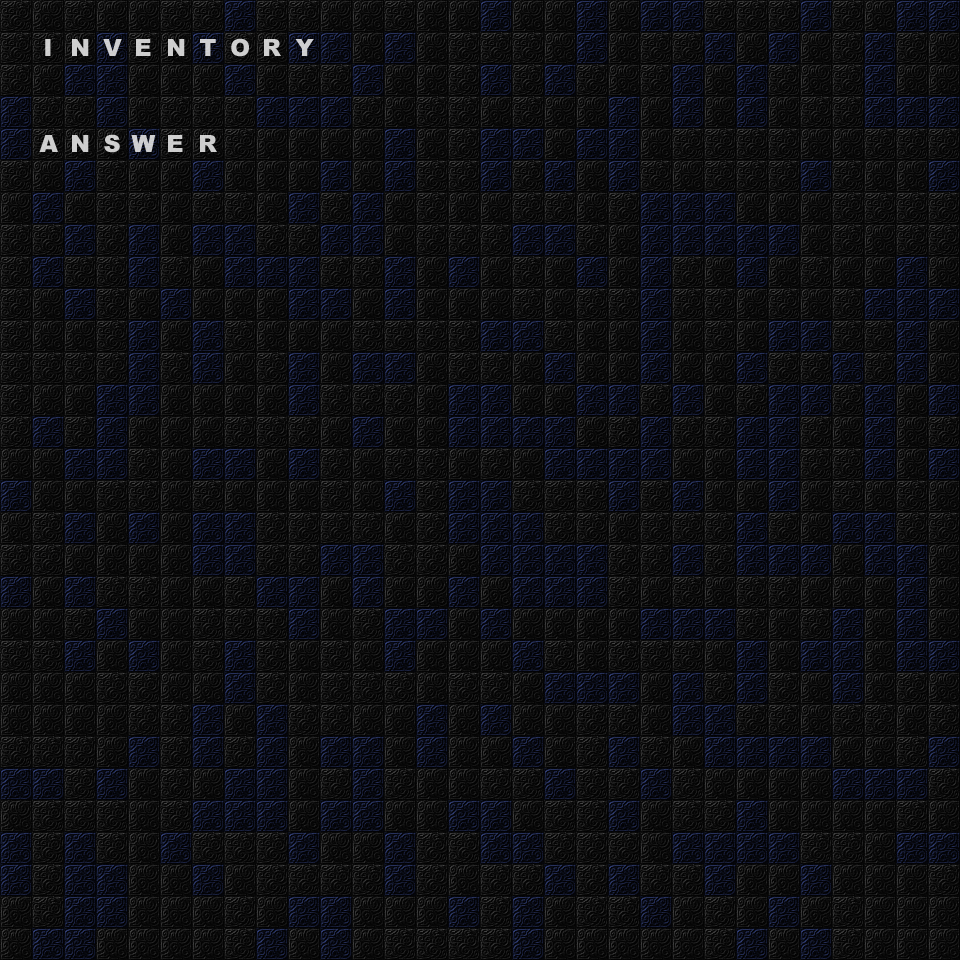

A level layout from a 2D game, rendered from its tile map. Below: a short description, then the map file with its tile-grid data intact:
An orthogonal 30x30 tile map with 32x32 px tiles, 1 tile layer (Map).

<map version="1.2" tiledversion="1.2.4" orientation="orthogonal" renderorder="right-down" width="30" height="30" tilewidth="32" tileheight="32" infinite="0" nextlayerid="2" nextobjectid="1">
 <tileset firstgid="1" source="tiles.tsx" />
 <layer id="1" name="Map" width="30" height="30">
  <data encoding="csv">
71,72,71,72,72,71,71,73,71,71,72,72,71,72,72,73,72,72,73,72,73,73,71,71,71,73,71,72,73,73,
71,81,82,83,84,82,85,86,87,88,73,72,73,72,71,71,71,72,73,72,71,71,73,72,73,72,71,73,71,72,
71,72,73,73,72,72,72,73,72,71,71,73,72,72,71,73,71,73,71,72,71,73,72,73,71,72,71,73,72,72,
73,71,71,73,72,71,71,71,73,73,73,71,72,71,71,72,71,72,72,73,72,73,72,73,72,71,71,73,73,73,
73,89,82,90,91,84,87,71,72,72,72,72,73,72,71,73,73,72,73,73,72,71,71,71,71,72,72,71,71,71,
71,72,73,71,72,72,73,72,72,72,73,72,73,71,71,73,71,73,72,73,71,72,71,71,71,73,71,72,72,73,
72,73,72,71,71,72,71,71,72,73,71,73,72,71,72,72,71,71,72,71,73,73,73,72,72,72,71,71,71,71,
71,71,73,71,73,72,73,73,71,71,73,73,72,71,71,71,73,73,71,72,73,73,73,73,73,72,71,72,71,71,
71,73,71,71,73,71,72,73,73,73,71,71,73,72,73,72,71,72,73,72,73,71,72,73,72,71,72,72,73,72,
71,72,73,71,72,73,72,72,72,73,73,72,73,72,72,72,71,72,71,71,73,71,71,72,71,72,71,73,73,73,
71,72,72,71,73,72,73,71,72,72,72,71,71,71,71,73,73,71,72,72,73,72,71,72,73,73,71,71,73,72,
71,71,71,71,73,71,73,72,71,73,72,73,73,72,71,71,72,73,72,72,73,72,72,73,71,71,73,71,73,72,
71,72,72,73,73,72,72,72,72,73,71,71,71,72,73,73,72,72,73,73,71,73,72,71,73,73,71,73,72,73,
71,73,71,73,72,72,72,71,71,71,72,73,72,72,73,73,73,73,72,71,73,71,71,73,73,71,72,73,72,71,
72,72,73,73,71,72,73,73,72,73,71,72,71,71,72,71,72,73,73,73,73,72,72,73,73,71,71,73,72,73,
73,72,72,71,71,72,71,72,72,72,71,72,73,71,73,73,71,71,71,73,71,73,72,72,73,72,71,72,71,72,
72,71,73,72,73,72,73,73,71,71,71,71,72,71,73,73,73,71,71,72,71,71,71,73,71,72,73,73,71,71,
71,71,72,72,72,72,73,73,71,71,73,73,71,71,72,73,73,73,73,71,71,73,71,73,73,73,72,73,73,72,
73,72,73,71,71,72,72,71,73,73,72,73,72,72,73,72,73,73,73,71,72,71,72,71,71,72,72,72,73,72,
72,72,71,73,72,72,71,71,71,73,72,71,73,73,72,73,72,72,72,72,73,73,73,71,72,71,73,72,73,72,
71,71,73,72,73,72,71,73,71,72,71,72,73,72,72,72,73,71,72,71,71,71,72,73,72,73,73,72,73,73,
72,72,72,71,71,72,72,73,71,72,71,71,71,72,71,71,72,73,73,73,72,73,71,73,71,72,73,72,71,72,
72,72,72,72,71,71,73,72,73,71,71,72,72,73,72,73,72,72,71,71,72,73,73,71,71,72,71,71,72,71,
71,71,71,72,73,71,73,71,73,72,73,73,72,73,72,72,73,72,71,73,71,72,73,73,73,73,72,72,71,73,
73,73,71,73,72,71,72,73,73,72,71,73,71,72,72,71,71,73,71,71,73,71,72,72,72,72,73,73,73,71,
72,71,71,71,72,71,73,73,73,72,73,73,72,72,73,73,72,71,71,73,72,71,71,73,72,72,72,72,71,72,
73,71,73,71,72,73,71,71,71,73,72,72,73,71,71,73,73,71,71,71,72,73,73,73,73,71,71,72,73,73,
73,71,73,73,72,72,73,72,71,71,71,71,73,71,72,71,71,73,71,73,71,71,73,72,72,73,72,72,72,71,
72,71,73,73,72,72,72,71,72,73,73,72,72,72,73,71,73,72,71,71,73,72,71,72,73,72,71,72,72,72,
72,73,73,72,72,72,72,71,73,72,73,72,71,71,71,71,73,72,72,72,72,72,71,73,72,73,71,72,72,72
</data>
 </layer>
</map>
